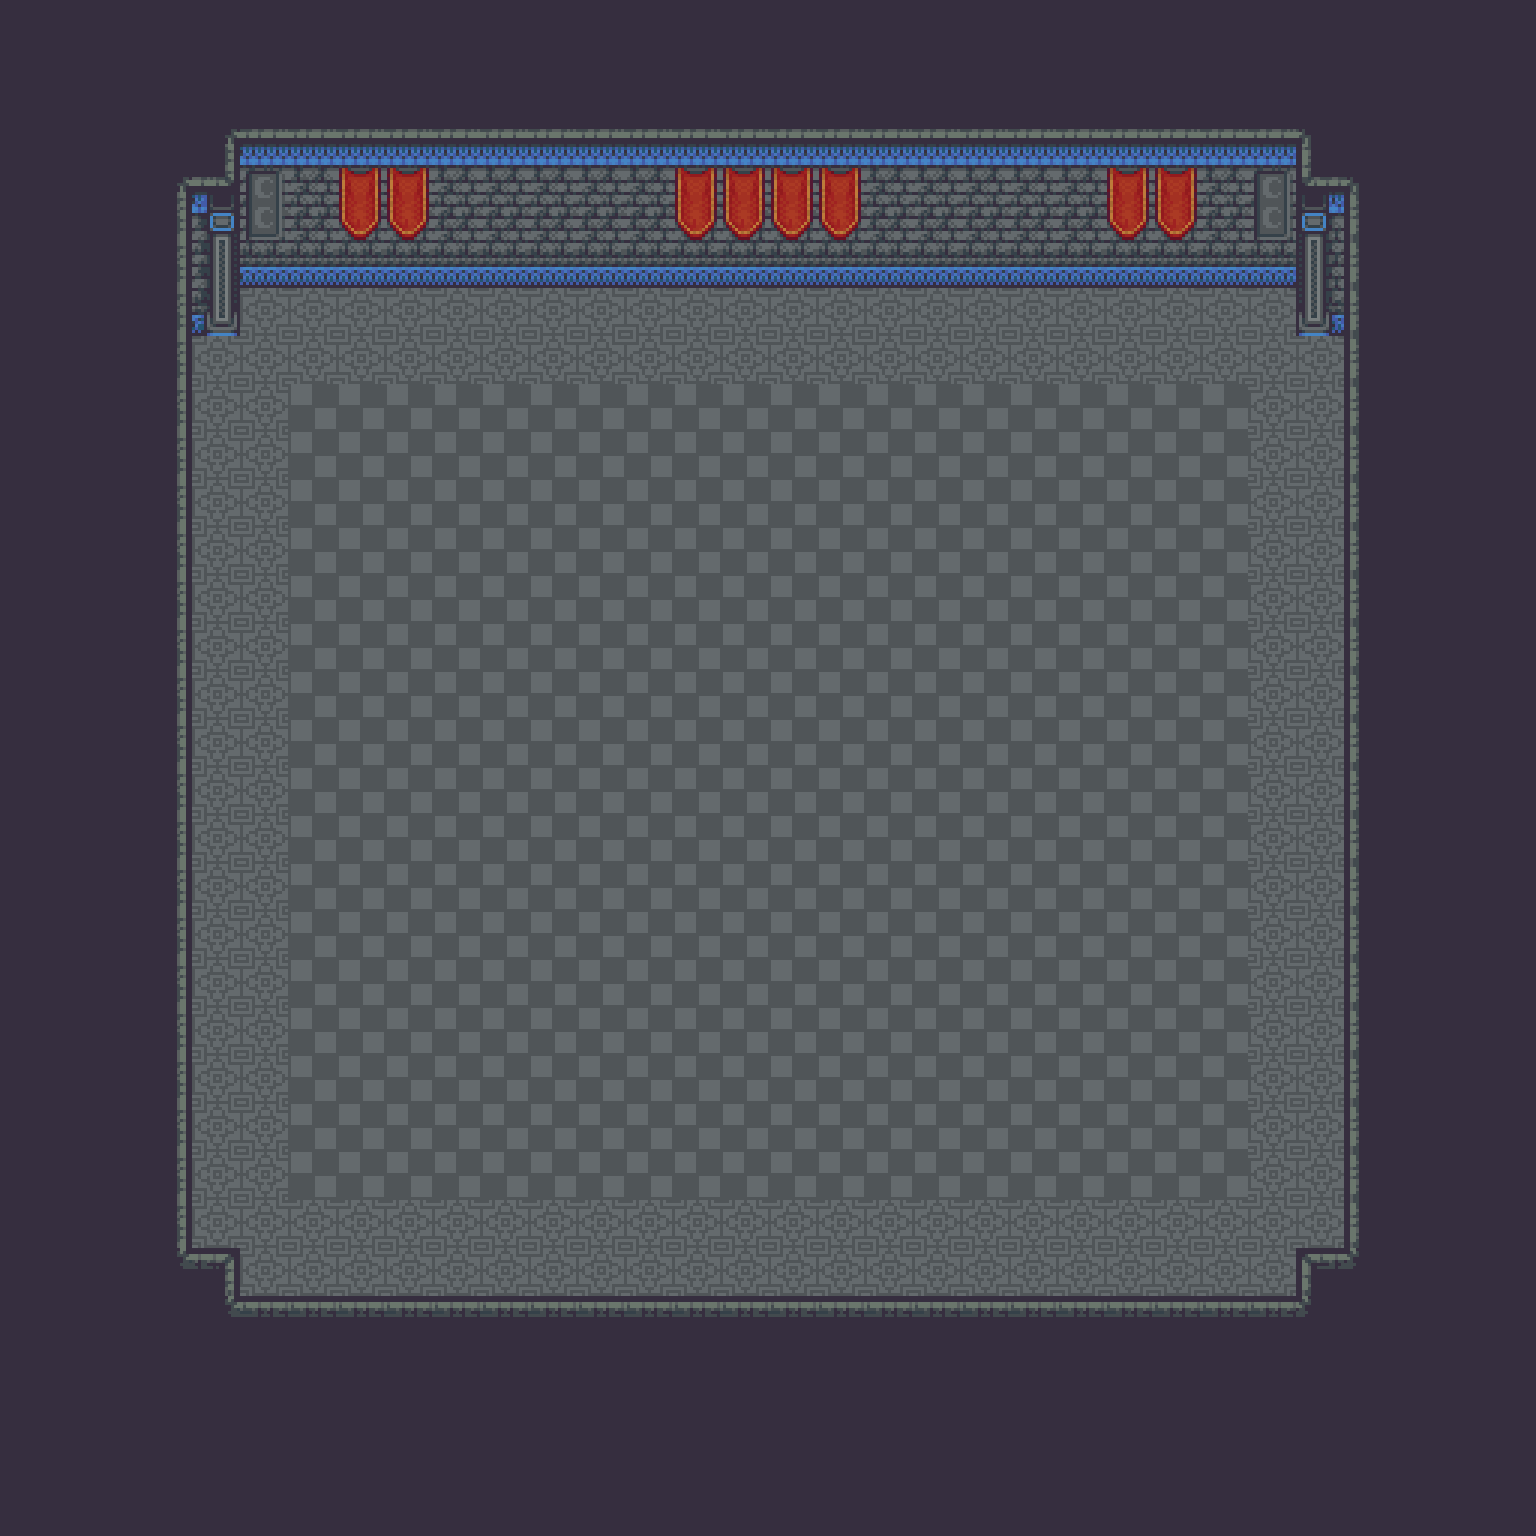

This game map was drawn from its Tiled (.tmx) file and the tilesets committed beside it. A one-line description and the trimmed map source follow:
An orthogonal 32x32 tile map with 48x48 px tiles, 2 tile layers (Floor, Furnishing).

<map version="1.2" tiledversion="1.3.4" orientation="orthogonal" renderorder="right-down" width="32" height="32" tilewidth="48" tileheight="48" infinite="0" nextlayerid="4" nextobjectid="3">
 <tileset firstgid="1" source="Castle.tsx" />
 <layer id="2" name="Floor" width="32" height="32">
  <data>[1024 cells, 1024 non-empty, 2 distinct tile ids]</data>
 </layer>
 <layer id="1" name="Furnishing" width="32" height="32">
  <data>[1024 cells, 524 non-empty, 28 distinct tile ids]</data>
 </layer>
 <objectgroup id="3" name="Props" />
</map>
